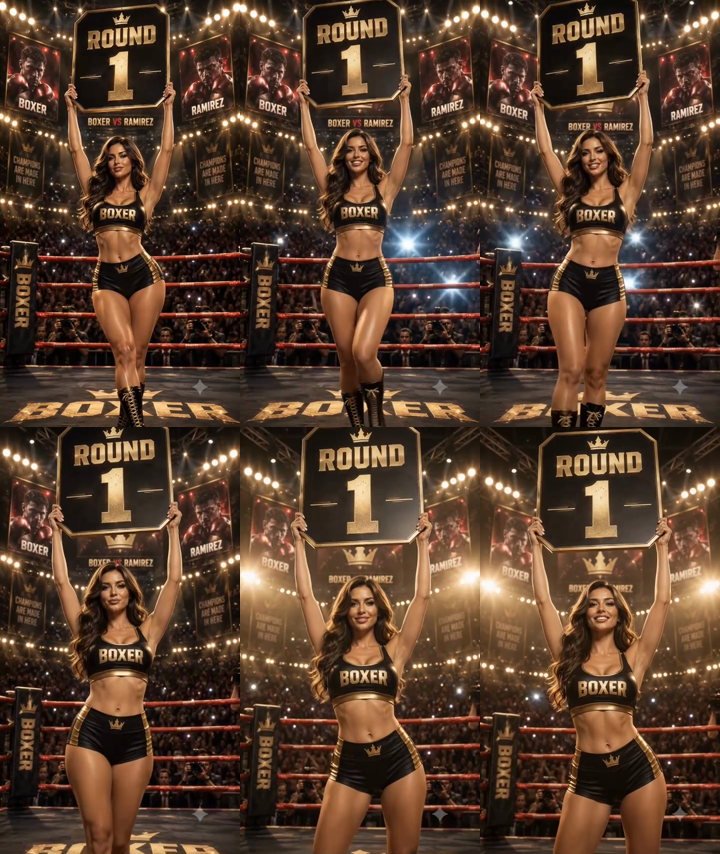
#> input picture evidence/wave1/ring-intro/source-contact-sheet.png, 720 x 854 px
$ python qa_render_visual_probe.py ../../../../evidence/wave1/ring-intro/source-contact-sheet.png
#> lines starting #> are read from the running program, lines starting #| are printed output that depends on the picture
import argparse
from collections import Counter
from pathlib import Path

from PIL import Image


SYMBOLS = " .:-=+*#%@ABCDEFGHIJKLMNOPQRSTUVWXYZabcdefghijklmnopqrstuvwxyz0123456789"


def main():
    parser = argparse.ArgumentParser()
    parser.add_argument("image", type=Path)
    parser.add_argument("--width", type=int, default=64)
    parser.add_argument("--height", type=int, default=96)
    parser.add_argument("--colors", type=int, default=10)
    args = parser.parse_args()

    source = Image.open(args.image).convert("RGB")
#> source is the input picture: PIL image 720x854 RGB; mean R, G, B 87.7, 62.8, 45.7
    small = source.resize((args.width, args.height), Image.Resampling.LANCZOS)
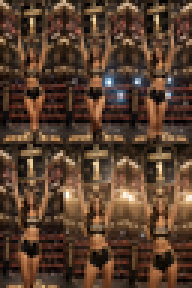
#> small: PIL image 64x96 RGB (shown 3 times larger); mean R, G, B 87.8, 62.8, 45.8
    quant = small.quantize(colors=args.colors, method=Image.Quantize.MEDIANCUT)
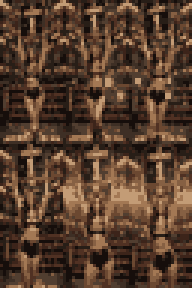
#> quant: PIL image 64x96 P (shown 3 times larger); mean R, G, B 87.2, 62.1, 45.1
    palette = quant.getpalette()
#> palette = 30 values, max 195 at index 0, min 11 at index 29, mean 70.8
    counts = Counter(quant.getdata())
#> counts = 10 items
    ordered = [idx for idx, _ in counts.most_common()]
#> ordered = [8, 3, 2, 9, 4, 5, 7, 1, 6, 0]
    symbol_for = {idx: SYMBOLS[i] for i, idx in enumerate(ordered)}
#> symbol_for = 10 items

    print(f"IMAGE={args.image}")
    print(f"SOURCE_SIZE={source.size[0]}x{source.size[1]}")
#| SOURCE_SIZE=720x854
    for idx in ordered:
        rgb = tuple(palette[idx * 3 : idx * 3 + 3])
        print(f"PALETTE {symbol_for[idx]!r} count={counts[idx]} rgb={rgb}")
#> this loop made 10 passes
#> (idx, rgb) on passes 1, 2, 4, 8, 9, 10: (8, (40, 30, 23)), (3, (107, 72, 49)), (9, (22, 14, 11)), (1, (163, 120, 84)), (6, (62, 47, 37)), (0, (195, 156, 118))
#> rgb on passes 3, 5, 6, 7: (134, 96, 67), (81, 62, 48), (80, 49, 35), (60, 36, 26)
#| PALETTE ' ' count=867 rgb=(40, 30, 23)
#| PALETTE '.' count=784 rgb=(107, 72, 49)
#| PALETTE ':' count=661 rgb=(134, 96, 67)
#| PALETTE '-' count=654 rgb=(22, 14, 11)
#| PALETTE '=' count=645 rgb=(81, 62, 48)
#| PALETTE '+' count=585 rgb=(80, 49, 35)
#| PALETTE '*' count=583 rgb=(60, 36, 26)
#| PALETTE '#' count=556 rgb=(163, 120, 84)
#> (further printed lines are left out)
    print("ASCII_BEGIN")
    pixels = list(quant.getdata())
#> pixels = 6144 values, max 9 at index 3, min 0 at index 0, mean 4.84
    for y in range(args.height):
        row = pixels[y * args.width : (y + 1) * args.width]
        print("".join(symbol_for[v] for v in row))
#> this loop made 96 passes
    print("ASCII_END")


if __name__ == "__main__":
    main()
